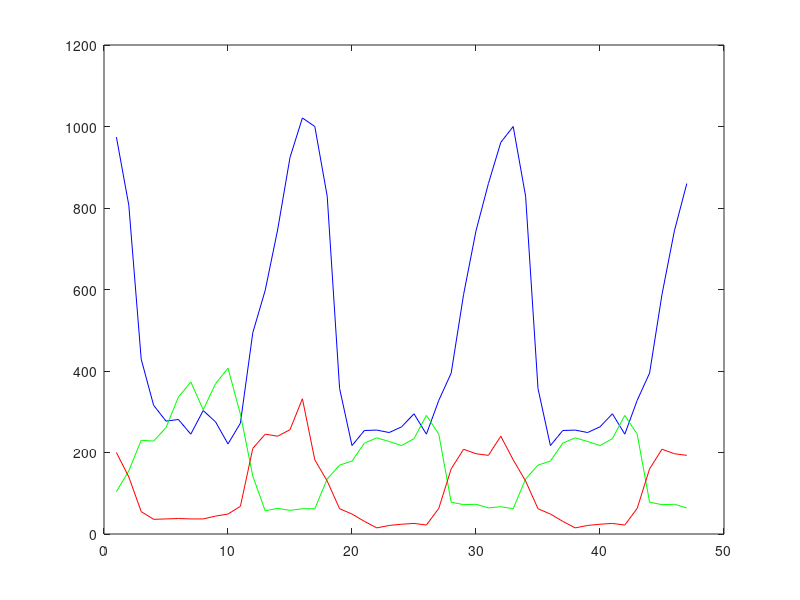

Source code (MATLAB):
%% Finding Edge Frequency of Contact Networks



M=csvread('Kissler_DataS1.csv');% Halsemere dataset (real contact network)
M(M(:,4)>20,:)=[];% Deleting interaction which occured more than 20 meters distance

%%
% Creating contact network for interaction which occured on Thursday
% (persembe)
x1=find(M(:,1)==192);
persembe=M(1:x1(end),:);

% Creating contact network for interaction which occured on Friday (cuma)
x2=find(M(:,1)==384);
cuma=M(x1(end)+1:x2(end),:);

% Creating contact network for interaction which occured on Saturday 
%(weekend)
weekend=M(x2(end)+1:end,:);

%%

s1=randi(2,1,5);% Generate 5 random number from 1 (Thursday) and 2 (Friday)
MM=[];% store new 14 day expanded contact network where Weekday contacts are 
      % taken from Thursday (persembe), Friday (cuma) from Halsemere
      % dataset randomly. The weekend contacts are replicated from Saturday 
      % contacts of the Haslemere data 

s7=1;

for s2=1:5
    c1=size(MM,1);
if s1(s2)==1
    if s2==1
    MM(1:size(persembe,1),:)=persembe;%sets MM to thursday
    else
         MM(c1+1:size(persembe,1)+c1,:)=persembe;
    end
    
else 
    if s2==1
    MM(1:size(cuma,1),:)=cuma;  %sets MM to friday
    else
         MM(c1+1:size(cuma,1)+c1,:)=cuma;
    end
    
end

% 
if MM(end,1)==384
    s4=0;
for s5=193:384
   s6=find(MM(c1+1:size(MM,1),1)==s5);
   MMM(s6+c1,1)=s7+s4;
   s4=s4+1;
   s6=[];
end
MMM(c1+1:size(MM,1),2:4)=MM(c1+1:size(MM,1),2:end);
else
    s4=0;
for s5=1:192
   s6=find(MM(c1+1:size(MM,1),1)==s5);
   MMM(s6+c1,1)=s7+s4;
   s4=s4+1;
   s6=[];
end
MMM(c1+1:size(MM,1),2:4)=MM(c1+1:size(MM,1),2:end);
end
s7=s7+192;

end
s8=size(MMM,1);
MMM(s8+1:15413+s8,2:4)=weekend(:,2:4);

s9=0;
for s10=385:576
   s11=find(weekend(1:size(weekend,1),1)==s10);
   MMMM(s11,1)=961+s9;
   s9=s9+1;
   s11=[];
end
MMM(s8+1:size(MMM,1),1)=MMMM(:,1);

s8=size(MMM,1);
MMM(s8+1:15413+s8,2:4)=weekend(:,2:4);

s9=0;
for s10=385:576
   s11=find(weekend(1:size(weekend,1),1)==s10);
   MMMM(s11,1)=1153+s9;
   s9=s9+1;
   s11=[];
end
MMM(s8+1:size(MMM,1),1)=MMMM(:,1);

Mnew1=MMM;% Our 1 week of 14 day expanded contact network

MM=[];
MMM=[];
MMMM=[];


x1=find(M(:,1)==192);
persembe=M(1:x1(end),:);

x2=find(M(:,1)==384);
cuma=M(x1(end)+1:x2(end),:);

weekend=M(x2(end)+1:end,:);

s1=randi(2,1,5);
MM=[];
s7=1345;

for s2=1:5
    c1=size(MM,1);
if s1(s2)==1
    if s2==1
    MM(1:size(persembe,1),:)=persembe;
    else
         MM(c1+1:size(persembe,1)+c1,:)=persembe;
    end
    
else 
    if s2==1
    MM(1:size(cuma,1),:)=cuma;
    else
         MM(c1+1:size(cuma,1)+c1,:)=cuma;
    end
    
end

if MM(end,1)==384
    s4=0;
for s5=193:384
   s6=find(MM(c1+1:size(MM,1),1)==s5);
   MMM(s6+c1,1)=s7+s4;
   s4=s4+1;
   s6=[];
end
MMM(c1+1:size(MM,1),2:4)=MM(c1+1:size(MM,1),2:end);
else
    s4=0;
for s5=1:192
   s6=find(MM(c1+1:size(MM,1),1)==s5);
   MMM(s6+c1,1)=s7+s4;
   s4=s4+1;
   s6=[];
end
MMM(c1+1:size(MM,1),2:4)=MM(c1+1:size(MM,1),2:end);
end
s7=s7+192;

end
s8=size(MMM,1);
MMM(s8+1:15413+s8,2:4)=weekend(:,2:4);

s9=0;
for s10=385:576
   s11=find(weekend(1:size(weekend,1),1)==s10);
   MMMM(s11,1)=2305+s9;
   s9=s9+1;
   s11=[];
end
MMM(s8+1:size(MMM,1),1)=MMMM(:,1);

s8=size(MMM,1);
MMM(s8+1:15413+s8,2:4)=weekend(:,2:4);

s9=0;
for s10=385:576
   s11=find(weekend(1:size(weekend,1),1)==s10);
   MMMM(s11,1)=2497+s9;
   s9=s9+1;
   s11=[];
end
MMM(s8+1:size(MMM,1),1)=MMMM(:,1);

Mnew2=MMM;% Our 2 week of 14 day expanded contact network

M(1:size(Mnew1,1),:)=Mnew1;
M(size(Mnew1,1)+1:size(Mnew2,1)+size(Mnew1,1),:)=Mnew2; % Our 14 day expanded contact network 
%%
% Apply stay-at-home restriction  (optitional)

load('FNM_HOME_5m+20m_time_symmetry'); % loading Household contacat netwoeks
load('FNM_WORK_5m+20m_time_symmetry');% loading workplace contacat netwoeks
load('FNM_OUTDOOR_5m+20m_time_symmetry')% loading nonhousehold contacat netwoeks

for i=1:2688 % i indicate the 5 minutes time interval which in total there
             % is 2688 in our 14 day contact network
 
 % In here we apply stay-at-home restriction on Thursdat of first week by
 % changing nonhousehold contacts with household contacts (Optional)
        if i>576 & i<769
  t=mod(i,384);
  if t==0
      t=384;
  end
  x=find(M(:,1)==i);
   Xwork=find(FNM_Work_time(:,1)==t);
    Xhome=find(FNM_Home_time(:,1)==t);
     Xoutdoor=find(FNM_Outdoor_time(:,1)==t);
     MW=FNM_Work_time(Xwork,:);
     MH=FNM_Home_time(Xhome,:);
     MO=FNM_Outdoor_time(Xoutdoor,:);
     
     
    L1=ismember(M(x,[2 3]),FNM_Work_time(:,[2 3]),'rows');
     L2=ismember(M(x,[2 3]),FNM_Home_time(:,[2 3]),'rows');
       L3=ismember(M(x,[2 3]),FNM_Outdoor_time(:,[2 3]),'rows');
       if sum(L1)>0
        M(x(L1),[2 3 4])=MH(randi(size(FNM_Home_time(Xhome,:),1),size(x(L1),1),1),[2 3 4]);
       end
       if sum(L3)>0
        M(x(L3),[2 3 4])=MH(randi(size(FNM_Home_time(Xhome,:),1),size(x(L3),1),1),[2 3 4]);
       end 
        x=[];
L1=[];
L2=[];
L3=[];
Xwork=[];
Xhome=[];
Xoutdoor=[];
MW=[];
MO=[];
MH=[];
end       
       
 % In here we apply stay-at-home restriction on Friday of first week by
 % changing nonhousehold contacts with household contacts  (Optional)
 
       if i>768 & i<961
  t=mod(i,576);
  if t==0
      t=384;
  end
  x=find(M(:,1)==i);
   Xwork=find(FNM_Work_time(:,1)==t);
    Xhome=find(FNM_Home_time(:,1)==t);
     Xoutdoor=find(FNM_Outdoor_time(:,1)==t);
     MW=FNM_Work_time(Xwork,:);
     MH=FNM_Home_time(Xhome,:);
     MO=FNM_Outdoor_time(Xoutdoor,:);
     
     
    L1=ismember(M(x,[2 3]),FNM_Work_time(:,[2 3]),'rows');
     L2=ismember(M(x,[2 3]),FNM_Home_time(:,[2 3]),'rows');
       L3=ismember(M(x,[2 3]),FNM_Outdoor_time(:,[2 3]),'rows');
       if sum(L1)>0
        M(x(L1),[2 3 4])=MH(randi(size(FNM_Home_time(Xhome,:),1),size(x(L1),1),1),[2 3 4]);
       end
       if sum(L3)>0
        M(x(L3),[2 3 4])=MH(randi(size(FNM_Home_time(Xhome,:),1),size(x(L3),1),1),[2 3 4]);
       end 
        x=[];
L1=[];
L2=[];
L3=[];
Xwork=[];
Xhome=[];
Xoutdoor=[];
MW=[];
MO=[];
MH=[];
       end       
  
% In here we apply stay-at-home restriction on Saturday of first week by
 % changing nonhousehold contacts with household contacts (Optional)
 
  if i>960 & i<1153
  t=mod(i,576);
  if t==0
      t=576;
  end
  x=find(M(:,1)==i);
   Xwork=find(FNM_Work_time(:,1)==t);
    Xhome=find(FNM_Home_time(:,1)==t);
     Xoutdoor=find(FNM_Outdoor_time(:,1)==t);
     MW=FNM_Work_time(Xwork,:);
     MH=FNM_Home_time(Xhome,:);
     MO=FNM_Outdoor_time(Xoutdoor,:);
     
     
    L1=ismember(M(x,[2 3]),FNM_Work_time(:,[2 3]),'rows');
     L2=ismember(M(x,[2 3]),FNM_Home_time(:,[2 3]),'rows');
       L3=ismember(M(x,[2 3]),FNM_Outdoor_time(:,[2 3]),'rows');
       if sum(L1)>0
        M(x(L1),[2 3 4])=MH(randi(size(FNM_Home_time(Xhome,:),1),size(x(L1),1),1),[2 3 4]);
       end
       if sum(L3)>0
        M(x(L3),[2 3 4])=MH(randi(size(FNM_Home_time(Xhome,:),1),size(x(L3),1),1),[2 3 4]);
       end 
        x=[];
L1=[];
L2=[];
L3=[];
Xwork=[];
Xhome=[];
Xoutdoor=[];
MW=[];
MO=[];
MH=[];
end      
   
 % In here we apply stay-at-home restriction on Sunday of first week by
 % changing nonhousehold contacts with household contacts (Optional)
 
if i>1152 & i<1345
  t=mod(i,576)+384;
  x=find(M(:,1)==i);
   Xwork=find(FNM_Work_time(:,1)==t);
    Xhome=find(FNM_Home_time(:,1)==t);
     Xoutdoor=find(FNM_Outdoor_time(:,1)==t);
     MW=FNM_Work_time(Xwork,:);
     MH=FNM_Home_time(Xhome,:);
     MO=FNM_Outdoor_time(Xoutdoor,:);
     
     
    L1=ismember(M(x,[2 3]),FNM_Work_time(:,[2 3]),'rows');
     L2=ismember(M(x,[2 3]),FNM_Home_time(:,[2 3]),'rows');
       L3=ismember(M(x,[2 3]),FNM_Outdoor_time(:,[2 3]),'rows');
       if sum(L1)>0
        M(x(L1),[2 3 4])=MH(randi(size(FNM_Home_time(Xhome,:),1),size(x(L1),1),1),[2 3 4]);
       end
       if sum(L3)>0
        M(x(L3),[2 3 4])=MH(randi(size(FNM_Home_time(Xhome,:),1),size(x(L3),1),1),[2 3 4]);
       end
x=[];
L1=[];
L2=[];
L3=[];
Xwork=[];
Xhome=[];
Xoutdoor=[];
MW=[];
MO=[];
MH=[];
end

% In here we apply stay-at-home restriction on Thursday of second week by
 % changing nonhousehold contacts with household contacts (Optional)
 
if i>1920 & i<2113
  t=mod(i,576);
  if t==0
      t=384;
  end
  x=find(M(:,1)==i);
   Xwork=find(FNM_Work_time(:,1)==t);
    Xhome=find(FNM_Home_time(:,1)==t);
     Xoutdoor=find(FNM_Outdoor_time(:,1)==t);
     MW=FNM_Work_time(Xwork,:);
     MH=FNM_Home_time(Xhome,:);
     MO=FNM_Outdoor_time(Xoutdoor,:);
     
     
    L1=ismember(M(x,[2 3]),FNM_Work_time(:,[2 3]),'rows');
     L2=ismember(M(x,[2 3]),FNM_Home_time(:,[2 3]),'rows');
       L3=ismember(M(x,[2 3]),FNM_Outdoor_time(:,[2 3]),'rows');
       if sum(L1)>0
        M(x(L1),[2 3 4])=MH(randi(size(FNM_Home_time(Xhome,:),1),size(x(L1),1),1),[2 3 4]);
       end
       if sum(L3)>0
        M(x(L3),[2 3 4])=MH(randi(size(FNM_Home_time(Xhome,:),1),size(x(L3),1),1),[2 3 4]);
       end 
        x=[];
L1=[];
L2=[];
L3=[];
Xwork=[];
Xhome=[];
Xoutdoor=[];
MW=[];
MO=[];
MH=[];
end

% In here we apply stay-at-home restriction on Friday of second week by
 % changing nonhousehold contacts with household contacts (Optional)
 
if i>2112 & i<2305
  t=mod(i,384);
  if t==0
      t=384;
  end
  x=find(M(:,1)==i);
   Xwork=find(FNM_Work_time(:,1)==t);
    Xhome=find(FNM_Home_time(:,1)==t);
     Xoutdoor=find(FNM_Outdoor_time(:,1)==t);
     MW=FNM_Work_time(Xwork,:);
     MH=FNM_Home_time(Xhome,:);
     MO=FNM_Outdoor_time(Xoutdoor,:);
     
     
    L1=ismember(M(x,[2 3]),FNM_Work_time(:,[2 3]),'rows');
     L2=ismember(M(x,[2 3]),FNM_Home_time(:,[2 3]),'rows');
       L3=ismember(M(x,[2 3]),FNM_Outdoor_time(:,[2 3]),'rows');
       if sum(L1)>0
        M(x(L1),[2 3 4])=MH(randi(size(FNM_Home_time(Xhome,:),1),size(x(L1),1),1),[2 3 4]);
       end
       if sum(L3)>0
        M(x(L3),[2 3 4])=MH(randi(size(FNM_Home_time(Xhome,:),1),size(x(L3),1),1),[2 3 4]);
       end 
        x=[];
L1=[];
L2=[];
L3=[];
Xwork=[];
Xhome=[];
Xoutdoor=[];
MW=[];
MO=[];
MH=[];
end

% In here we apply stay-at-home restriction on Saturday of second week by
 % changing nonhousehold contacts with household contacts (Optional)
 
if i>2304 & i<2497
  t=mod(i,576)+384;
  x=find(M(:,1)==i);
   Xwork=find(FNM_Work_time(:,1)==t);
    Xhome=find(FNM_Home_time(:,1)==t);
     Xoutdoor=find(FNM_Outdoor_time(:,1)==t);
     MW=FNM_Work_time(Xwork,:);
     MH=FNM_Home_time(Xhome,:);
     MO=FNM_Outdoor_time(Xoutdoor,:);
     
     
    L1=ismember(M(x,[2 3]),FNM_Work_time(:,[2 3]),'rows');
     L2=ismember(M(x,[2 3]),FNM_Home_time(:,[2 3]),'rows');
       L3=ismember(M(x,[2 3]),FNM_Outdoor_time(:,[2 3]),'rows');
       if sum(L1)>0
        M(x(L1),[2 3 4])=MH(randi(size(FNM_Home_time(Xhome,:),1),size(x(L1),1),1),[2 3 4]);
       end
       if sum(L3)>0
        M(x(L3),[2 3 4])=MH(randi(size(FNM_Home_time(Xhome,:),1),size(x(L3),1),1),[2 3 4]);
       end 
        x=[];
L1=[];
L2=[];
L3=[];
Xwork=[];
Xhome=[];
Xoutdoor=[];
MW=[];
MO=[];
MH=[];
end
 
% In here we apply stay-at-home restriction on Sunday of second week by
 % changing nonhousehold contacts with household contacts (Optional)
 
if i>2496 & i<2689
  t=mod(i-1344,576)+384;
  x=find(M(:,1)==i);
   Xwork=find(FNM_Work_time(:,1)==t);
    Xhome=find(FNM_Home_time(:,1)==t);
     Xoutdoor=find(FNM_Outdoor_time(:,1)==t);
     MW=FNM_Work_time(Xwork,:);
     MH=FNM_Home_time(Xhome,:);
     MO=FNM_Outdoor_time(Xoutdoor,:);
     
     
    L1=ismember(M(x,[2 3]),FNM_Work_time(:,[2 3]),'rows');
     L2=ismember(M(x,[2 3]),FNM_Home_time(:,[2 3]),'rows');
       L3=ismember(M(x,[2 3]),FNM_Outdoor_time(:,[2 3]),'rows');
       if sum(L1)>0
        M(x(L1),[2 3 4])=MH(randi(size(FNM_Home_time(Xhome,:),1),size(x(L1),1),1),[2 3 4]);
       end
       if sum(L3)>0
        M(x(L3),[2 3 4])=MH(randi(size(FNM_Home_time(Xhome,:),1),size(x(L3),1),1),[2 3 4]);
       end 
        x=[];
L1=[];
L2=[];
L3=[];
Xwork=[];
Xhome=[];
Xoutdoor=[];
MW=[];
MO=[];
MH=[];
end
end
    
M(end+1:2*size(M,1),[1,2,3,4])=M(:,[1,3,2,4]);% Altered contact network 
   [M,~]=sortrows(M,1);  
                                                                                                             

load('FNM_HOME_5m+20m_time'); % Household contact network
load('FNM_WORK_5m+20m_time'); % Workplace contact network
load('FNM_OUTDOOR_5m+20m_time') % Social environment contact network

% counting edge frequency of altered contact network 

cntr1=1;
for v3=4
    trgt_M=M(:,cntr1:v3)
    cntr2=1;
    cntr3=1;
    for v4=12:12:564 % 5min encounters hourly 
        fnd=find(trgt_M(:,1)==v4);
        trgt_SM=trgt_M(cntr2:fnd(end),:);% store interactions of specific hour which 
                                         % want to identify their occurence environment 
    fnd_w=ismember(trgt_SM(:,[2 3]),FNM_Work_time(:,[2 3]),'rows'); % encounters which occured in workplace 
    fnd_h=ismember(trgt_SM(:,[2 3]),FNM_Home_time(:,[2 3]),'rows'); % encounters which cccured in household 
    fnd_o=ismember(trgt_SM(:,[2 3]),FNM_Outdoor_time(:,[2 3]),'rows'); % encounters which cccured in social 
                                                                       % environment 
    num_w(cntr3)=sum(fnd_w);% number of encounters which occured in workplace 
    num_h(cntr3)=sum(fnd_h);% number of encounters which cccured in household
    num_o(cntr3)=sum(fnd_o);% number of encounters which cccured in social environment
                                                                      
    cntr2=1+fnd(end,1);
    cntr3=cntr3+1;
    trgt_SM=[];
    end
    
    % plotting
    figure
    plot(num_h,'b')
    hold on
    plot(num_w,'g')
    hold on
    plot(num_o,'r')
   
    cntr1=cntr1+5;
    trgt_M=[];
    num_w=[];
    num_h=[];
    num_o=[];
end